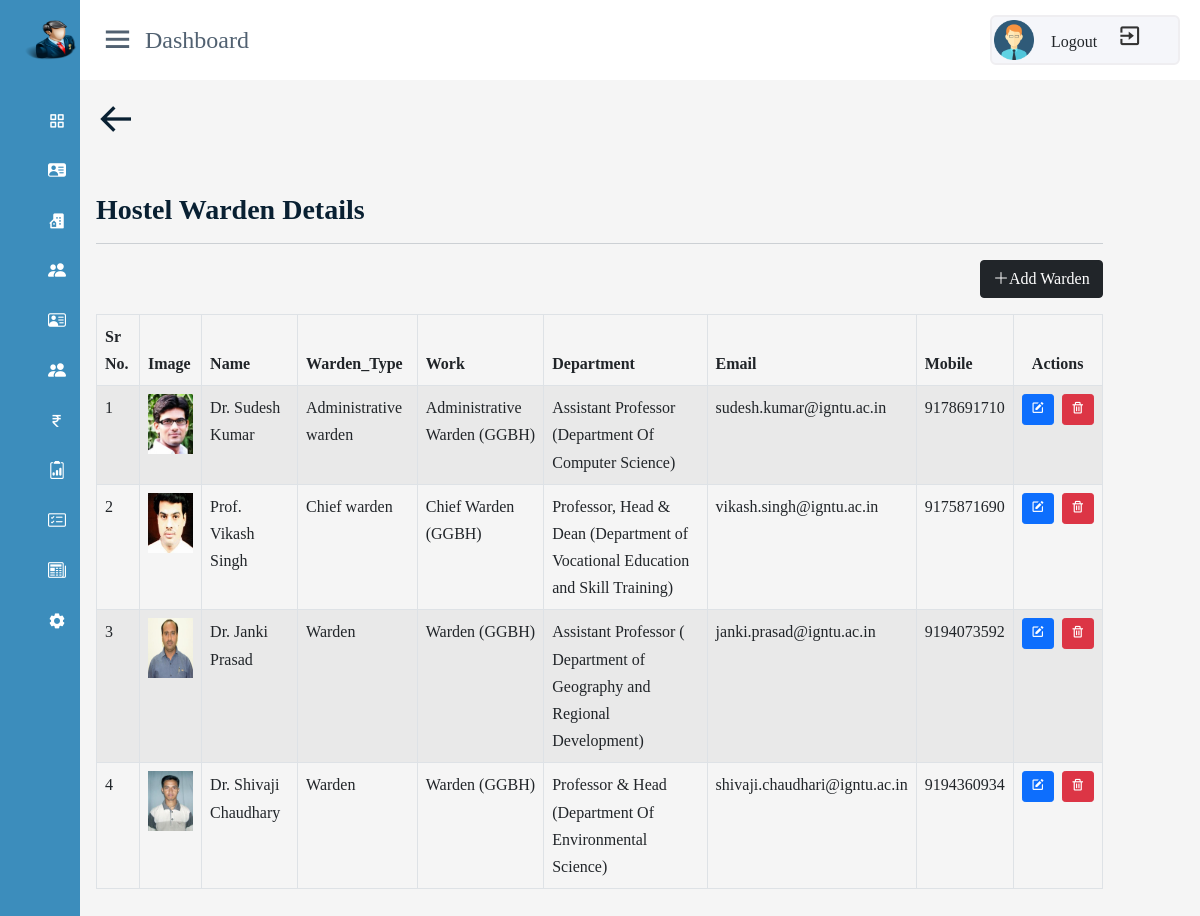
The page /admin/setting.php (signed in) on the database its author committed.
### tables this page shows
CREATE TABLE `hostel_warden` (
  `id` int(11) NOT NULL,
  `warden_name` varchar(200) NOT NULL,
  `work` varchar(200) NOT NULL,
  `department` varchar(200) NOT NULL,
  `warden_type` varchar(200) NOT NULL,
  `email` varchar(200) NOT NULL,
  `mobile` varchar(10) NOT NULL,
  `image` varchar(400) NOT NULL
);

### admin/setting.php (the view, shortened to what this page needs)
<!DOCTYPE html>
<html lang="en">
<head>
    <link rel="stylesheet" href="./css/room_register.css">
</head>
<body>
<?php require('./includes/header.php')?>
<div class="container-fluid">
    <div class="row">
        <div class="col-lg-11  p-0 ms-3 ">
                <div class="home-content"  style="padding-left: 0; margin-left: 0;">
                <a href="dashboard.php"><i class='bx bx-arrow-back' style="font-size:40px"></i></a>
                    <h3 class="mt-5">Hostel Warden Details</h3>
                    <hr>
                    <?php
                    include('includes/db_config.php');
                    $query = "SELECT * FROM hostel_warden";
                    $result = mysqli_query($con, $query);
                    $total = mysqli_num_rows($result);
                    if (!$total) {
                        echo "<h3 class='text-center mt-5' style='color:red;'>WARDEN DETAILS NOT FOUND</h3>";
                    } else {
                        if (!$result) {
                            die("Connection failed: " . mysqli_error($con));
                        } else {
                            echo '<div class="table-responsive">';
                            echo '<a href="add_warden.php" type="button" class="btn btn-dark text-white shadow-none mb-3 addroom " ><i class="bi bi-plus-lg"></i>Add Warden</a>';
                            echo '<table class="table table-bordered table-striped table-hover">';
                            echo '<thead class="thead-dark">
                                    <tr>
                                        <th>Sr No.</th>
                                        <th>Image</th>
                                        <th>Name</th>
                                        <th>Warden_Type</th>
                                        <th>Work</th>
                                        <th>Department</th>
                                        <th>Email</th>
                                        <th>Mobile</th>
                                        <th class="text-center">Actions</th>
                                    </tr>
                                  </thead>';
                            echo '<tbody>';
                            $sr = 1;
                            while ($row = mysqli_fetch_assoc($result)) {
                    ?>
                    <tr>
                        <td><?= $sr ?></td>
                        <td><?php echo "<img src='".$row['image']."' height='60px' width='5px'>"?></td>
                        <td><?= $row['warden_name'] ?></td>
                        <td><?= $row['warden_type'] ?></td>
                        <td><?= $row['work'] ?></td>
                        <td><?= $row['department'] ?></td>
                        <td><?= $row['email'] ?></td>
                        <td><?= $row['mobile'] ?></td>
                        <td>
                            <div class="d-flex flex-row flex-nowrap gap-2 justify-content-center">
                                <a href="edit_warden.php?id=<?php echo $row['id']?>" class="btn btn-primary btn-sm"><i class='bx bxs-edit'></i></a>
                                <a href="delete_warden.php?id=<?php echo $row['id']?>" onclick="return checkdelete()"  class="btn btn-danger btn-sm"><i class='bx bx-trash'></i></a>
                            </div>
                        </td>
                    </tr>
                    <?php
                            $sr++;
                            }
                            echo '</tbody>';
                            echo '</table>';
                            echo '</div>';
                        }
                    }
                    ?>
                </div>
        </div>
    </div>
</div>
<?php require('./includes/footer.php')?>
</body>
</html>

### admin/css/room_register.css (style rules this page uses)
* { padding: 0; margin: 0; box-sizing: border-box; }
body { background-color:white; }
.home-content { padding: 100px 20px 20px 20px; }

### admin/css/adminpanel.css (style rules this page uses)
* { margin:0; padding:0; box-sizing: border-box; font-family: 'Poppins',sans-serif; }
body { min-height: 100vh; width: 100%; }
.home-section .home-content { padding-top: 100px; }

### css/styel.css (style rules this page uses)
body { font-family: "Barlow",sans-serif; line-height: 1.7; color:#516171; }
h1,h2,h3,h4,h5,h6 { font-weight: 700 !important; color: #092032; }
a { color: #092032; text-decoration: none; transition: all 0.4s ease; font-weight: 800; }
img { width: 100%; }

### css/footer.css (style rules this page uses)
* { text-decoration: none; font-family: poppins; box-sizing: border-box; }
body { margin:0; background-image:linear-gradient(to bottom,white,white); }

### admin/setting.php (style rules this page uses)
.addroom { float: right; }

### rows shown on the page
hostel_warden: image (picture), warden_name "Dr. Sudesh Kumar", warden_type "Administrative warden", work "Administrative Warden (GGBH)", department "Assistant Professor (Department Of Computer Science)", email "sudesh.kumar@igntu.ac.in", mobile "9178691710"
hostel_warden: image (picture), warden_name "Prof. Vikash Singh", warden_type "Chief warden", work "Chief Warden (GGBH)", department "Professor, Head & Dean (Department of Vocational Education and Skill Training)", email "vikash.singh@igntu.ac.in", mobile "9175871690"
hostel_warden: image (picture), warden_name "Dr. Janki Prasad", warden_type "Warden", work "Warden (GGBH)", department "Assistant Professor ( Department of Geography and Regional Development)", email "janki.prasad@igntu.ac.in", mobile "9194073592"
hostel_warden: image (picture), warden_name "Dr. Shivaji Chaudhary", warden_type "Warden", work "Warden (GGBH)", department "Professor & Head (Department Of Environmental Science)", email "shivaji.chaudhari@igntu.ac.in", mobile "9194360934"
